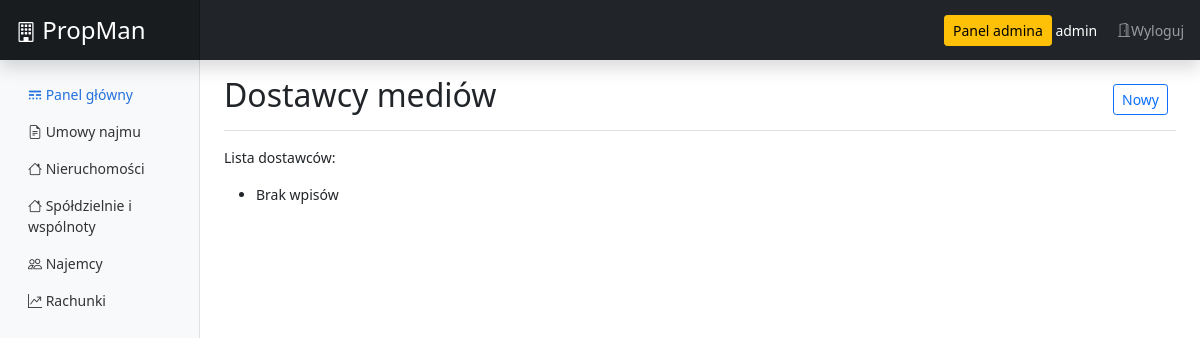
Page /app/forms/billven/list (signed in) on the earlier database version.
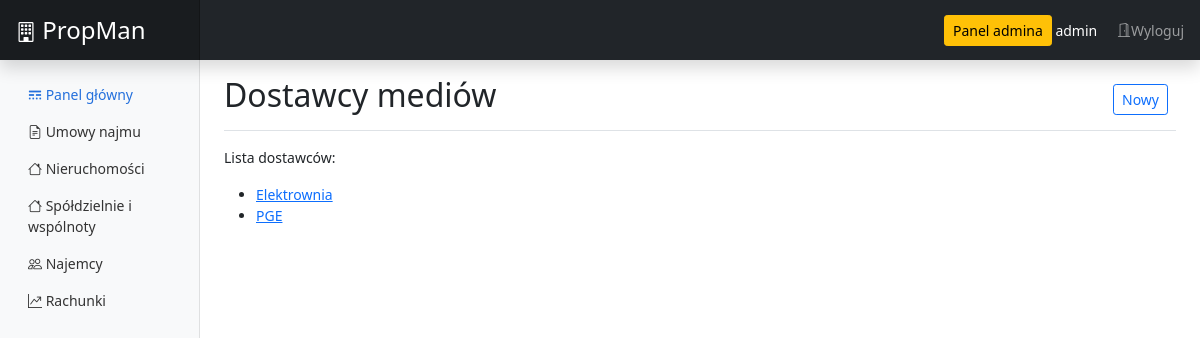
Same page on the later database version.
### app/models.py (models this page shows, shortened)
class BillVendors(models.Model):
    id = models.AutoField(primary_key=True)
    name = models.CharField(max_length=45, blank=False) # Vendors first name
    address = models.CharField(max_length=45, blank=False) # Vendors address
    postalcode = models.CharField(max_length=45, blank=False) # Vendors postalcode
    city = models.CharField(max_length=45, blank=False) # Vendors city
    phone = models.CharField(max_length=12, blank=True) # Vendors phone number
    email = models.EmailField(max_length=254, blank=True) # Vendors email address
    class Meta:
        ordering = ['id']

### app/views.py (the view)
# urls.py: path('forms/billven/list', views.billvendor_list, name='billvendor_all'),
def billvendor_list(request):
    form = BillVendors.objects.all()
    return render(request, 'registration/vendor/vendor_list.html', {'billvendors_all': form})

### templates/registration/vendor/vendor_list.html
{% extends 'registration/base.html' %}
{% block content %}
<div class="d-flex justify-content-between flex-wrap flex-md-nowrap align-items-center pt-3 pb-2 mb-3 border-bottom">
  <h1 class="h2">Dostawcy mediów</h1>
  <div class="btn-toolbar mb-2 mb-md-0">
    <div class="btn-group me-2">
      <a href="{% url 'billvendor_new' %}" type="button" class="btn btn-sm btn-outline-primary">Nowy</a>
    </div>
  </div>
</div>
<div class="">
  <p>Lista dostawców:</p>
  <ul>
    {% for vendor in billvendors_all %}
      <li>
        <a href="/app/forms/billven/item/{{ vendor.id }}">{{ vendor.name }}</a>
      </li>
    {% empty %}
      <li>Brak wpisów</li>
    {% endfor %}
  </ul>
</div>
{% endblock %}

Differences in the rows shown:
added BillVendors: name "Elektrownia"
added BillVendors: name "PGE"
Other differences:
text no longer shown: "Brak wpisów"
